Frame 1 (no input): blank canvas, image omitted
Frame 60 (the mouse pressed at the canvas centre just before this capture): blank canvas, image omitted
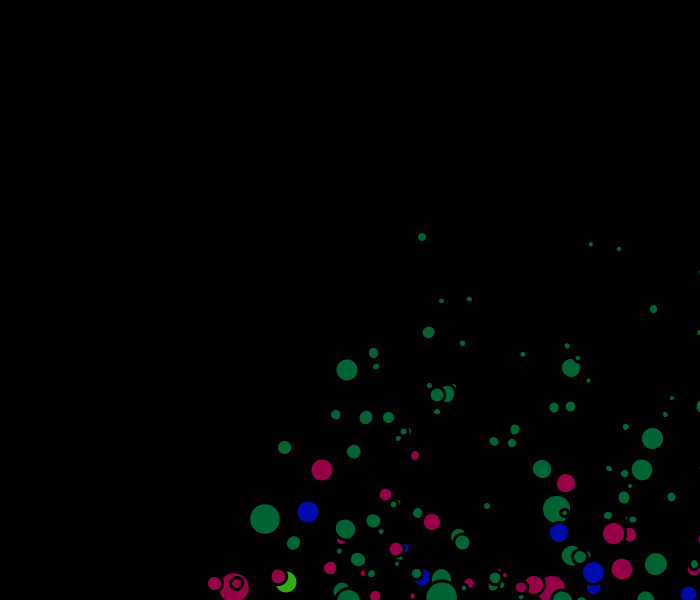
Frame 120 (the mouse held since frame 60 and released just before this capture)

The Processing sketch whose frames 1 and 60 were blank and that drew this single picture after the mouse press (run headless with seeded random() and noise(); from frame 60 on, the mouse is pressed at the canvas centre):

// Processing sketch: processing_148221
// ── processing_148221.pde

Circlee[] circless; // array for the objects
int numCircless=150; // number of shapes in simulation
PVector pulse;
boolean pulsed;
//
float R; //radius
ArrayList<Circle> circles;

void setup() {
  size(700,600);
  smooth();
  strokeWeight(3); // boundaries thicker
  circless = new Circlee[numCircless]; // create the array of the given size
  for (int i=0; i<numCircless; i++) {
    // now create squares according to the given definition, use random numbers as values
    circless[i] = new Circlee(50+random(500),50+random(380),random(10,50),random(0.01,0.1),random(255));
  }
  pulsed = false;
  R = 15;
  circles = new ArrayList<Circle>();
}
 
void draw() {
  background(0); // repaint a white background in each frame
  for (int i=0; i<numCircless; i++) {
    circless[i].render(); // tell every square to repaint itself (after rotating a bit)
  }
  pulsed = false;
  //
  for (int i=0; i<circles.size(); i++) {
    circles.get(i).render();
    circles.get(i).move();
  }
  
  for (int i=0; i<circles.size(); i++ ) {
    if (circles.get(i).isStale()) {
      circles.remove(i);
      i--;
    }
  }
  if (keyPressed){
  if (key==' ') {
  background(0);
  }
}

}

void mousePresed() {
  pulse = new PVector(mouseX*2, mouseY*2);
  pulsed = true;
}
//
void mouseClicked() {
  if (mouseButton==LEFT) {
    circles.add(new Circle(mouseX, mouseY, R));
  }
  if (mouseButton==RIGHT) {
    for (int i=0;i<circles.size();i++) {
      circles.get(i).toggleGravity();
    }
  }
}


class Circlee {
  float x, y; // position
  float angle=0; // angle
  float w; // width=height
  float s; // speed of rotation
  float c; // grey value
  

   
  Circlee(float x, float y, float w, float s, float c) {
    // assign the randomly created values to the class variables to remember them for painting
    this.x=x;
    this.y=y;
    this.c=c;
    this.w=w;
    this.s=s;

  }
   
  void render() {
    fill(c); // set the gray value as color to fill
    angle += s/20; // adjust the angle according to the rotation speed s
    pushMatrix(); // used for local transformation
    translate(x,y); // the center of the local coordinate system is the center of the shape
    rotate(angle); // rotate the coordinate system
    fill(0,100, 50);
    ellipse(mouseX-w/10,mouseY-w/.2,mouseX/w,mouseX/w); // draw the planet
    fill(0,10, 170);
    ellipse(mouseX+w/10,mouseY+w/.2,mouseX/w,mouseX/w);
    fill(150, 0, 70);
    ellipse(mouseX+w/5,mouseY+w/.5,mouseX/w,mouseX/w);
    fill(50, 170, 20);
    ellipse(mouseX+w/20,mouseY+w/.1,mouseX/w,mouseX/w);
   
 
    popMatrix(); // used for local transformation
  }
}


  class Circle {
   // class data/variables
  float centerX, centerY;
  float vx, vy, ax, ay;
  float radius, elasticity;
  float v_max, v_min;
  //float fallspeed;
  boolean gravity;
  
    // Constructor, builds the object when it is declared.
  Circle(float x, float y, float r) {
    v_max = 10;
    v_min = -10;
    centerX = x;
    centerY = y;
    //random velocity
    vx = random(0, 0.5);
    vy = random(0, 0.5); //random(v_min, v_max)
    ax = 0;
    ay = 0.0000000000002; //random(-0, -0.700)
    radius = r/5;
    // 1 is a perfectly elastic collision, no energy lost
    // 0.9 means about 10% of the velocity in the direction of the collision is lost
    elasticity = 1;
    //fallspeed = 900;
    gravity = true;
  }
  
  void render() {
    stroke(0);
    if (gravity) {
      fill(0, 100, 240);
    }
    else {
      fill(100, 150, 50);
     
    }
    ellipse(centerX, centerY, random(0,2)*radius, random(0,2)*radius);
    ellipse(centerX, centerY, random(0,5)*radius, random(0,5)*radius);
   
    
  }
  
  // update the position according to Newtonian motion
  void move() {
    if (gravity) {
      vx += ax;
      vy += ay;
    }
    centerX += vx;  // syntactically equivalent to x = x+vx
    centerY += vy;
    // top wall collision
    if (centerY<radius) {
      centerY = 2*radius - centerY;
      vy = -vy*elasticity;
    }
  
    // bottom wall collision
    if (centerY>height-radius) {
      centerY = 2*(height-radius) -centerY;
      vy = -vy*elasticity; //-vy*elasticity
       
    }
  
    // left wall collision
    if (centerX<radius) {
      centerX = 2*radius - centerX;
      vx = -vx*elasticity; //-vx*elasticity
    }
  
    // right wall collision
    if (centerX>width-radius) {
      centerX = 2*(width-radius)-centerX;
      vx = -vx*elasticity;
    }
  }
  
  // return true if the circle is off the bottom of the
  // screen, false otherwise
  boolean isStale() {
    return (centerY > height + radius);
  }
  
  // toggle the gravity, turn gravity on and off
  void toggleGravity() {
    gravity = !gravity;
  }
}
